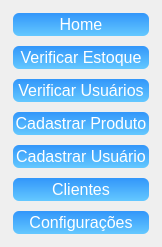
     <widget class="QFrame" name="frame_botoes_navegacoes">
      <property name="sizePolicy">
       <sizepolicy hsizetype="Expanding" vsizetype="Expanding">
        <horstretch>0</horstretch>
        <verstretch>0</verstretch>
       </sizepolicy>
      </property>
      <property name="maximumSize">
       <size>
        <width>162</width>
        <height>16777215</height>
       </size>
      </property>
      <property name="autoFillBackground">
       <bool>false</bool>
      </property>
      <property name="frameShape">
       <enum>QFrame::NoFrame</enum>
      </property>
      <property name="frameShadow">
       <enum>QFrame::Plain</enum>
      </property>
      <layout class="QGridLayout" name="gridLayout">
       <item row="6" column="0">
        <widget class="QPushButton" name="btn_configuracoes">
         <property name="sizePolicy">
          <sizepolicy hsizetype="Expanding" vsizetype="Expanding">
           <horstretch>0</horstretch>
           <verstretch>0</verstretch>
          </sizepolicy>
         </property>
         <property name="maximumSize">
          <size>
           <width>145</width>
           <height>27</height>
          </size>
         </property>
         <property name="cursor">
          <cursorShape>PointingHandCursor</cursorShape>
         </property>
         <property name="styleSheet">
          <string notr="true">QPushButton {
    color: rgb(255, 255, 255);
    border-radius: 8px;
    font-size: 16px;
    background: qlineargradient(x1:0, y1:0, x2:0, y2:1, stop:0 rgb(50, 150, 250), stop:1 rgb(100, 200, 255)); /* Gradiente de azul claro para azul mais claro */
    border: 4px solid transparent;
}

QPushButton:hover {
    background: qlineargradient(x1:0, y1:0, x2:0, y2:1, stop:0 rgb(100, 180, 255), stop:1 rgb(150, 220, 255)); /* Gradiente de azul mais claro para azul ainda mais claro */
    color: black;
}</string>
         </property>
         <property name="text">
          <string>Configurações</string>
         </property>
        </widget>
       </item>
       <item row="2" column="0">
        <widget class="QPushButton" name="btn_verificar_usuarios">
         <property name="sizePolicy">
          <sizepolicy hsizetype="Expanding" vsizetype="Expanding">
           <horstretch>0</horstretch>
           <verstretch>0</verstretch>
          </sizepolicy>
         </property>
         <property name="maximumSize">
          <size>
           <width>145</width>
           <height>27</height>
          </size>
         </property>
         <property name="cursor">
          <cursorShape>PointingHandCursor</cursorShape>
         </property>
         <property name="styleSheet">
          <string notr="true">QPushButton {
    color: rgb(255, 255, 255);
    border-radius: 8px;
    font-size: 16px;
    background: qlineargradient(x1:0, y1:0, x2:0, y2:1, stop:0 rgb(50, 150, 250), stop:1 rgb(100, 200, 255)); /* Gradiente de azul claro para azul mais claro */
    border: 4px solid transparent;
}

QPushButton:hover {
    background: qlineargradient(x1:0, y1:0, x2:0, y2:1, stop:0 rgb(100, 180, 255), stop:1 rgb(150, 220, 255)); /* Gradiente de azul mais claro para azul ainda mais claro */
    color: black;
}</string>
         </property>
         <property name="text">
          <string>Verificar Usuários</string>
         </property>
        </widget>
       </item>
       <item row="0" column="0">
        <widget class="QPushButton" name="btn_home">
         <property name="sizePolicy">
          <sizepolicy hsizetype="Expanding" vsizetype="Expanding">
           <horstretch>0</horstretch>
           <verstretch>0</verstretch>
          </sizepolicy>
         </property>
         <property name="maximumSize">
          <size>
           <width>145</width>
           <height>27</height>
          </size>
         </property>
         <property name="cursor">
          <cursorShape>PointingHandCursor</cursorShape>
         </property>
         <property name="autoFillBackground">
          <bool>false</bool>
         </property>
         <property name="styleSheet">
          <string notr="true">QPushButton {
    color: rgb(255, 255, 255);
    border-radius: 8px;
    font-size: 16px;
    background: qlineargradient(x1:0, y1:0, x2:0, y2:1, stop:0 rgb(50, 150, 250), stop:1 rgb(100, 200, 255)); /* Gradiente de azul claro para azul mais claro */
    border: 4px solid transparent;
}

QPushButton:hover {
    background: qlineargradient(x1:0, y1:0, x2:0, y2:1, stop:0 rgb(100, 180, 255), stop:1 rgb(150, 220, 255)); /* Gradiente de azul mais claro para azul ainda mais claro */
    color: black;
}</string>
         </property>
         <property name="text">
          <string>Home</string>
         </property>
        </widget>
       </item>
       <item row="1" column="0">
        <widget class="QPushButton" name="btn_verificar_estoque">
         <property name="sizePolicy">
          <sizepolicy hsizetype="Expanding" vsizetype="Expanding">
           <horstretch>0</horstretch>
           <verstretch>0</verstretch>
          </sizepolicy>
         </property>
         <property name="maximumSize">
          <size>
           <width>145</width>
           <height>27</height>
          </size>
         </property>
         <property name="cursor">
          <cursorShape>PointingHandCursor</cursorShape>
         </property>
         <property name="autoFillBackground">
          <bool>false</bool>
         </property>
         <property name="styleSheet">
          <string notr="true">QPushButton {
    color: rgb(255, 255, 255);
    border-radius: 8px;
    font-size: 16px;
    background: qlineargradient(x1:0, y1:0, x2:0, y2:1, stop:0 rgb(50, 150, 250), stop:1 rgb(100, 200, 255)); /* Gradiente de azul claro para azul mais claro */
    border: 4px solid transparent;
}

QPushButton:hover {
    background: qlineargradient(x1:0, y1:0, x2:0, y2:1, stop:0 rgb(100, 180, 255), stop:1 rgb(150, 220, 255)); /* Gradiente de azul mais claro para azul ainda mais claro */
    color: black;
}</string>
         </property>
         <property name="text">
          <string>Verificar Estoque</string>
         </property>
        </widget>
       </item>
       <item row="5" column="0">
        <widget class="QPushButton" name="btn_clientes">
         <property name="sizePolicy">
          <sizepolicy hsizetype="Expanding" vsizetype="Expanding">
           <horstretch>0</horstretch>
           <verstretch>0</verstretch>
          </sizepolicy>
         </property>
         <property name="maximumSize">
          <size>
           <width>145</width>
           <height>27</height>
          </size>
         </property>
         <property name="cursor">
          <cursorShape>PointingHandCursor</cursorShape>
         </property>
         <property name="styleSheet">
          <string notr="true">QPushButton {
    color: rgb(255, 255, 255);
    border-radius: 8px;
    font-size: 16px;
    background: qlineargradient(x1:0, y1:0, x2:0, y2:1, stop:0 rgb(50, 150, 250), stop:1 rgb(100, 200, 255)); /* Gradiente de azul claro para azul mais claro */
    border: 4px solid transparent;
}

QPushButton:hover {
    background: qlineargradient(x1:0, y1:0, x2:0, y2:1, stop:0 rgb(100, 180, 255), stop:1 rgb(150, 220, 255)); /* Gradiente de azul mais claro para azul ainda mais claro */
    color: black;
}</string>
         </property>
         <property name="text">
          <string>Clientes</string>
         </property>
        </widget>
       </item>
       <item row="4" column="0">
        <widget class="QPushButton" name="btn_cadastrar_usuarios">
         <property name="sizePolicy">
          <sizepolicy hsizetype="Expanding" vsizetype="Expanding">
           <horstretch>0</horstretch>
           <verstretch>0</verstretch>
          </sizepolicy>
         </property>
         <property name="maximumSize">
          <size>
           <width>145</width>
           <height>27</height>
          </size>
         </property>
         <property name="cursor">
          <cursorShape>PointingHandCursor</cursorShape>
         </property>
         <property name="styleSheet">
          <string notr="true">QPushButton {
    color: rgb(255, 255, 255);
    border-radius: 8px;
    font-size: 16px;
    background: qlineargradient(x1:0, y1:0, x2:0, y2:1, stop:0 rgb(50, 150, 250), stop:1 rgb(100, 200, 255)); /* Gradiente de azul claro para azul mais claro */
    border: 4px solid transparent;
}

QPushButton:hover {
    background: qlineargradient(x1:0, y1:0, x2:0, y2:1, stop:0 rgb(100, 180, 255), stop:1 rgb(150, 220, 255)); /* Gradiente de azul mais claro para azul ainda mais claro */
    color: black;
}</string>
         </property>
         <property name="text">
          <string>Cadastrar Usuário</string>
         </property>
        </widget>
       </item>
       <item row="3" column="0">
        <widget class="QPushButton" name="btn_cadastrar_produto">
         <property name="sizePolicy">
          <sizepolicy hsizetype="Expanding" vsizetype="Expanding">
           <horstretch>0</horstretch>
           <verstretch>0</verstretch>
          </sizepolicy>
         </property>
         <property name="maximumSize">
          <size>
           <width>145</width>
           <height>27</height>
          </size>
         </property>
         <property name="cursor">
          <cursorShape>PointingHandCursor</cursorShape>
         </property>
         <property name="styleSheet">
          <string notr="true">QPushButton {
    color: rgb(255, 255, 255);
    border-radius: 8px;
    font-size: 16px;
    background: qlineargradient(x1:0, y1:0, x2:0, y2:1, stop:0 rgb(50, 150, 250), stop:1 rgb(100, 200, 255)); /* Gradiente de azul claro para azul mais claro */
    border: 4px solid transparent;
}

QPushButton:hover {
    background: qlineargradient(x1:0, y1:0, x2:0, y2:1, stop:0 rgb(100, 180, 255), stop:1 rgb(150, 220, 255)); /* Gradiente de azul mais claro para azul ainda mais claro */
    color: black;
}</string>
         </property>
         <property name="text">
          <string>Cadastrar Produto</string>
         </property>
        </widget>
       </item>
      </layout>
     </widget>
